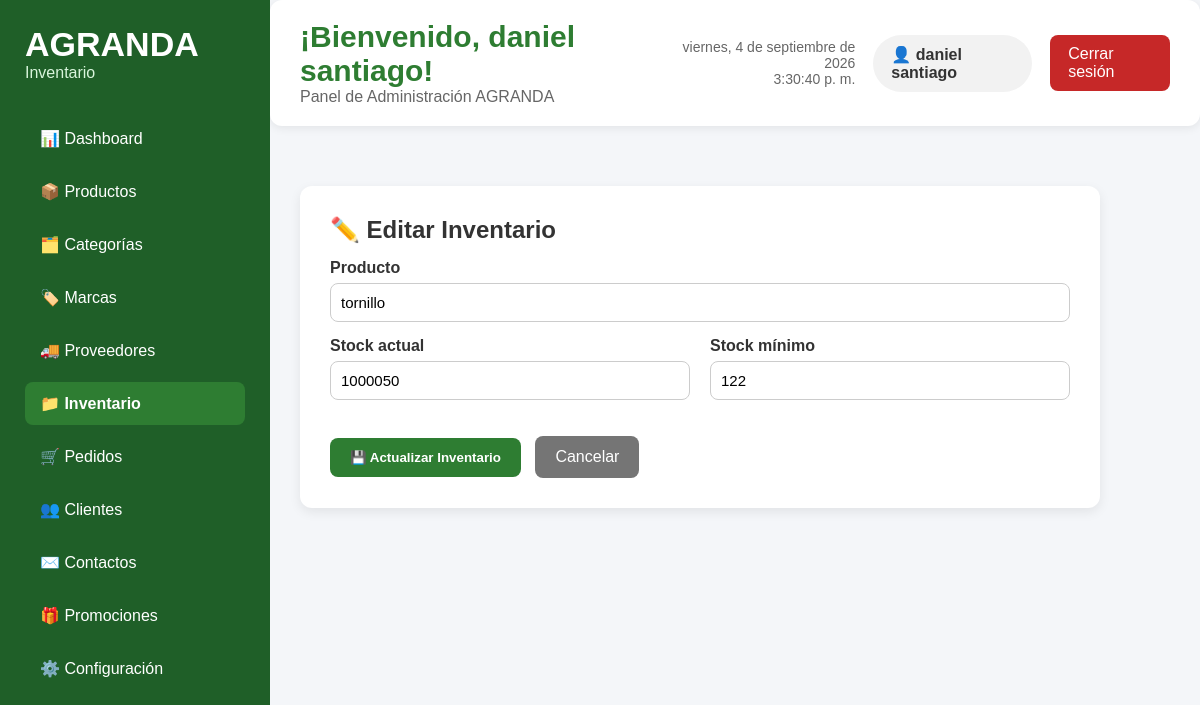
/admin/inventario/editar_inventario.php?id=6 (signed in), run on the app's committed database.
### tables this page shows
CREATE TABLE `inventario` (
  `id_inventario` int(11) NOT NULL,
  `id_producto` int(11) NOT NULL,
  `stock_actual` int(11) NOT NULL DEFAULT 0,
  `stock_minimo` int(11) NOT NULL DEFAULT 0,
  `fecha_actualizacion` timestamp NOT NULL DEFAULT current_timestamp() ON UPDATE current_timestamp()
);

CREATE TABLE `productos` (
  `id_producto` int(11) NOT NULL,
  `id_categoria` int(11) NOT NULL,
  `id_marca` int(11) DEFAULT NULL,
  `nombre` varchar(150) NOT NULL,
  `descripcion` text DEFAULT NULL,
  `codigo_producto` varchar(50) NOT NULL,
  `precio` decimal(10,2) NOT NULL,
  `peso` decimal(8,2) DEFAULT NULL,
  `estado` tinyint(1) DEFAULT 1,
  `destacado` tinyint(1) DEFAULT 0,
  `fecha_creacion` timestamp NOT NULL DEFAULT current_timestamp(),
  `fecha_actualizacion` timestamp NOT NULL DEFAULT current_timestamp() ON UPDATE current_timestamp()
);

### admin/inventario/editar_inventario.php (the view, shortened to what this page needs)
<?php
require_once("../../config/conexion.php");
$id_inventario = (int)$_GET["id"];
$sql = "SELECT
            i.*,
            p.nombre
        FROM inventario i
        INNER JOIN productos p
        ON i.id_producto = p.id_producto
        WHERE i.id_inventario = ?";
$stmt = $conexion->prepare($sql);
$stmt->bind_param("i",$id_inventario);
$stmt->execute();
$resultado = $stmt->get_result();
$inventario = $resultado->fetch_assoc();
?>
<!DOCTYPE html>
<html lang="es">
<head>
<link rel="stylesheet" href="inventario.css">
</head>
<body>
<div class="contenedor-dashboard">
    <aside class="menu-lateral">
        <div class="logo-panel">
            <h1>AGRANDA</h1>
            <p>Inventario</p>
        </div>
        <nav>
            <ul>
                <li><a href="../dashboard/dashboard.php">📊 Dashboard</a></li>
                <li><a href="../productos/productos.php">📦 Productos</a></li>
                <li><a href="../categorias/categorias.php">🗂️ Categorías</a></li>
                <li><a href="../marcas/marcas.php">🏷️ Marcas</a></li>
                <li><a href="../proveedores/proveedores.php">🚚 Proveedores</a></li>
                <li><a href="inventario.php" class="activo">📁 Inventario</a></li>
                <li><a href="../pedidos/pedidos.php">🛒 Pedidos</a></li>
                <li><a href="../clientes/clientes.php">👥 Clientes</a></li>
                <li><a href="../contactos/contactos.php">✉️ Contactos</a></li>
                <li><a href="../promociones/promociones.php">🎁 Promociones</a></li>
                <li><a href="../configuracion/configuracion.php">⚙️ Configuración</a></li>
            </ul>
        </nav>
    </aside>
    <main class="contenido">
        <header class="encabezado">
            <div class="titulo-panel">
                <h2>¡Bienvenido, <?php echo $_SESSION["nombre"]; ?>!</h2>
                <p>Panel de Administración AGRANDA</p>
            </div>
            <div class="panel-usuario">
                <div class="fecha-hora">
                    <span id="fecha"></span><br>
                    <span id="hora"></span>
                </div>
                <div class="usuario">
                    👤 <?php echo $_SESSION["nombre"]; ?>
                </div>
                <a href="../cerrar_sesion.php" class="btn-salir">
                    Cerrar sesión
                </a>
            </div>
        </header>
        <div class="principal">
            <form method="POST">
            <h2>✏️ Editar Inventario</h2>
                <label>Producto</label>
                <input
                    type="text"
                    value="<?php echo $inventario['nombre']; ?>"
                    readonly>
                <div class="fila">
                    <div class="campo">
                        <label>Stock actual</label>
                        <input
                            type="number"
                            name="stock_actual"
                            min="0"
                            max="1000000"
                            value="<?php echo $inventario['stock_actual']; ?>"
                            required>
                    </div>
                    <div class="campo">
                        <label>Stock mínimo</label>
                        <input
                            type="number"
                            name="stock_minimo"
                            min="0"
                            max="1000000"
                            value="<?php echo $inventario['stock_minimo']; ?>"
                            required>
                    </div>
                </div>
                <br><br>
                <button
                    type="submit"
                    class="btn-nuevo">
                    💾 Actualizar Inventario
                </button>
                <a
                    href="inventario.php"
                    class="btn-cancelar">
                    Cancelar
                </a>
            </form>
        </div>
    </main>
</div>
</body>
</html>

### admin/inventario/inventario.css (style rules this page uses)
* { margin:0; padding:0; box-sizing:border-box; font-family:Arial, Helvetica, sans-serif; }
body { background:#f4f6f9; color:#333; height: 100vh; overflow: hidden; }
.contenedor-dashboard { display:flex; height:100vh; }
.menu-lateral { width:270px; background:#1f5f28; color:white; padding:25px; height: 100vh; position: sticky; top: 0; overflow-y: auto; flex-shrink: 0; }
.logo-panel { margin-bottom:35px; }
.logo-panel h1 { font-size:34px; }
.logo-panel p { color:#d9f5dc; }
.menu-lateral ul { list-style:none; }
.menu-lateral li { margin:10px 0; }
.menu-lateral a { color:white; text-decoration:none; display:block; padding:12px 15px; border-radius:8px; transition:.3s; }
.menu-lateral a.activo { background:#2e7d32; font-weight:bold; }
.contenido { flex:1; display: flex; flex-direction: column; height: 100vh; overflow: hidden; }
.encabezado { display:flex; justify-content:space-between; align-items:center; background:white; padding:20px 30px; border-radius:12px; box-shadow:0 2px 10px rgba(0,0,0,.08); margin-bottom:30px; position: sticky; top: 0; z-index: 100; flex-shrink: 0; }
.titulo-panel h2 { color:#2e7d32; font-size:30px; }
.titulo-panel p { color:#666; }
.panel-usuario { display:flex; align-items:center; gap:18px; }
.fecha-hora { text-align:right; color:#666; font-size:14px; }
.usuario { background:#f2f2f2; padding:10px 18px; border-radius:30px; font-weight:bold; }
.btn-salir { background:#c62828; color:white; padding:10px 18px; text-decoration:none; border-radius:8px; }
.btn-nuevo { background:#2e7d32; color:white; border:none; padding:12px 20px; border-radius:8px }
form { background:#fff; padding:30px; border-radius:12px; box-shadow:0 4px 12px rgba(0,0,0,.08); max-width:800px; }
form label { display:block; margin-top:15px; margin-bottom:6px; font-weight:bold; }
form input, form textarea, form select { width:100%; padding:10px; border:1px solid #ccc; border-radius:8px; font-size:15px; }
.fila { display:flex; gap:20px; }
.campo { flex:1; }
.btn-cancelar { display:inline-block; margin-left:10px; padding:12px 20px; background:#757575; color:#fff; text-decoration:none; border-radius:8px; }
.btn-nuevo { display:inline-block; background:#2e7d32; color:#fff; text-decoration:none; padding:12px 20px; border-radius:8px; font-weight:bold; transition:.3s; }
form { overflow-y: auto; flex: 1; }
.principal { flex: 1; overflow-y: auto; padding: 30px; }

### data on the page
inventario: id_producto.nombre "tornillo", stock_actual "1000050", stock_minimo "122"

### other printed values
$_SESSION["nombre"] "daniel santiago"
